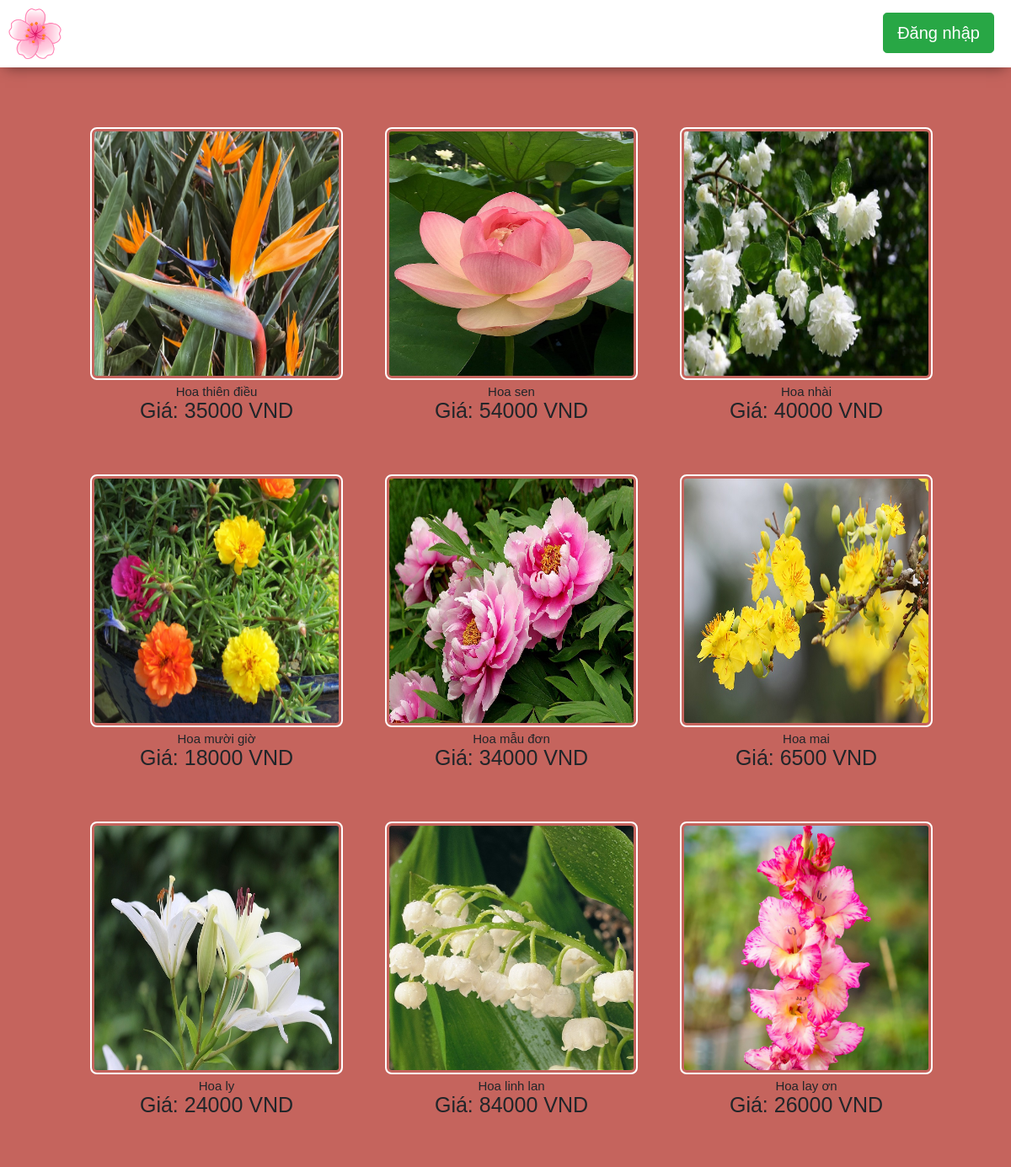
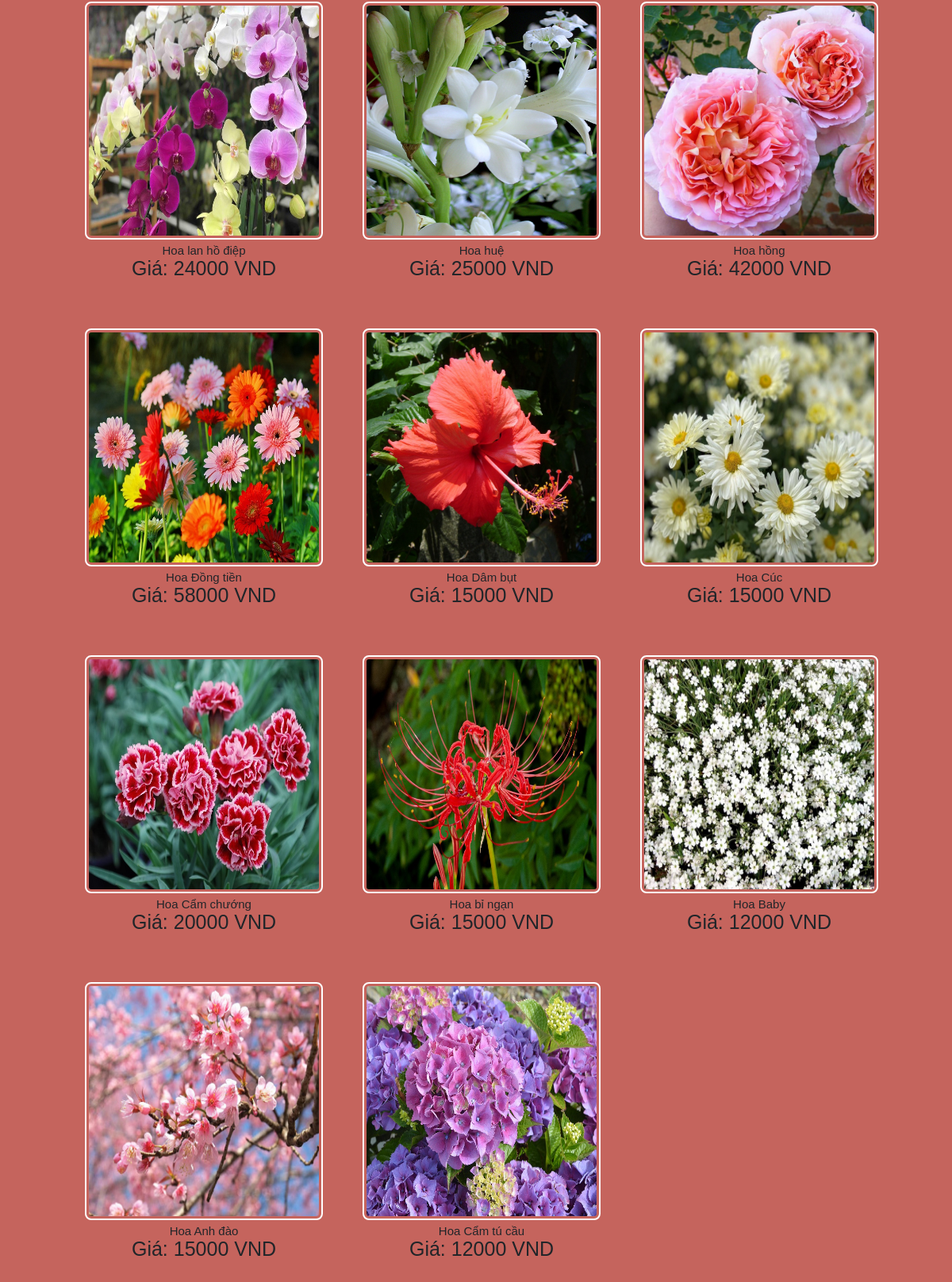
The page / on the database its author committed (2 pictures, top to bottom).
### tables this page shows
CREATE TABLE `products` (
  `id` int(11) NOT NULL,
  `pName` varchar(100) NOT NULL,
  `price` int(11) NOT NULL,
  `description` text NOT NULL,
  `available` int(11) NOT NULL,
  `category` varchar(100) NOT NULL,
  `picture` text NOT NULL
);

### index.php (the view, shortened to what this page needs)
<?php include ( "./inc/connect.inc.php" ); ?>
<?php
if (!isset($_SESSION['user_login'])) {
	$user = "";
}
else {
	$user = $_SESSION['user_login'];
	$result = mysqli_query($conn, "SELECT * FROM user WHERE id='$user'");
		$get_user_email = mysqli_fetch_assoc($result);
			$uname_db = $get_user_email['firstName'];
}
?>
<!DOCTYPE html>
<html>
<head>
	<link rel="stylesheet" type="text/css" href="./css/style0.css">
</head>
<body>
	<?php include ("navbar.php" ); ?>
	<div style="padding: 30px ; padding-left:70px; font-size: 25px; margin: 0 auto; display: table; width: 98%;">
		<div>
		<?php
			$getposts = mysqli_query($conn, "SELECT * FROM products WHERE available >='1' ORDER BY id DESC LIMIT 50") or die(mysqli_error($conn));
					if (mysqli_num_rows($getposts)) {
					echo '<ul id="recs">';
					while ($row = mysqli_fetch_assoc($getposts)) {
						$id = $row['id'];
						$pName = $row['pName'];
						$price = $row['price'];
						$picture = $row['picture'];
						echo '
							<ul style="float: left;">
								<li style="float: left; padding: 25px;">
									<div class="home-prodlist-img"><a href="view_product.php?pid='.$id.'">
										<img src="./image/product/'.$picture.'" class="home-prodlist-imgi">
										</a>
										<div class="info1" style="text-align: center; padding: 0 0 6px 0;"> <span style="font-size: 15px;">'.$pName.'</span><br>Giá: '.$price.' VND</div>
									</div>
								</li>
							</ul>
						';
						}
				}
		?>
		</div>
	</div>
</body>
</html>

### inc/connect.inc.php (shortened to what this page needs)
<link rel="stylesheet" href="https://cdnjs.cloudflare.com/ajax/libs/font-awesome/6.0.0-beta2/css/all.min.css"/>
<link rel="stylesheet" href="https://maxcdn.bootstrapcdn.com/bootstrap/4.0.0/css/bootstrap.min.css">

### navbar.php (shortened to what this page needs)
<div class="nav-main">
	<div class="nav-logo">
        <a href="index.php">
            <img src="./image/ebuybdlogo.png" style="height: 100%;">
        </a>
    </div>
    <div class="nav-right">
		<?php
		if ($user != ""){
			echo '
				<div style="top: 15px; position: absolute; right: 20px;">
					<div class="nav-name" style="display: inline-block;">
						<a style="text-decoration: underline;color: #007bff; font-size:1.5rem;" href="profile.php?uid='.$user.'">'.$uname_db.'</a>
					</div>
					<div class="nav-logout btn btn-danger btn-lg">
						<a style="text-decoration: none;color: white;" href="logout.php">Đăng xuất</a>
					</div>
				</div>
				';
		}
		else {
			echo '<div class="nav-logout btn btn-success btn-lg" style="top: 5px; position: absolute; right: 20px;">
					<a style="text-decoration: none;color: white;" href="login.php">Đăng nhập</a>
				</div>';
		}
		?>
    </div>
</div>

### css/style0.css (style rules this page uses)
:root { margin: 0; padding: 0; border: 0; font: inherit; vertical-align: baseline; box-sizing: border-box; }
body { line-height: normal; }
ol, ul { list-style: none; }
* { margin: 0px; padding: 0px; }
body, button, input, label, select, td, textarea { font-family: Arial, Helvetica, tahoma,verdana,arial,sans-serif; font-size: 12px; }
body { width: 100%; position: relative; background-color: #ffffff; min-width: 1080px; }
.home-prodlist-imgi { height: 350px; width: 300px; padding: 2px; border: 1px solid #847b7b; border-radius: 8px; }

### index.php (style rules this page uses)
.home-prodlist-imgi { height: 300px; width: 300px; padding: 3px; border: 2px solid white; border-radius: 8px; }
.info1 { margin: 5px; }

### navbar.php (style rules this page uses)
body { background-color: #c5645d; }
.nav-main { overflow: hidden; background-color: #fff; width: 100%; height: 80px; margin: auto; box-shadow: 0px 6px 16px -6px rgb(1 1 1 / 50%); transition: 0.5s; font-family: sans-serif; }
.btn-success { margin-top: 10px; }

### rows shown on the page
products: picture (picture), pName "Hoa thiên điều", price "35000"
products: picture (picture), pName "Hoa sen", price "54000"
products: picture (picture), pName "Hoa nhài", price "40000"
products: picture (picture), pName "Hoa mười giờ", price "18000"
products: picture (picture), pName "Hoa mẫu đơn", price "34000"
products: picture (picture), pName "Hoa mai", price "6500"
products: picture (picture), pName "Hoa ly", price "24000"
products: picture (picture), pName "Hoa linh lan", price "84000"
products: picture (picture), pName "Hoa lay ơn", price "26000"
products: picture (picture), pName "Hoa lan hồ điệp", price "24000"
products: picture (picture), pName "Hoa huệ", price "25000"
products: picture (picture), pName "Hoa hồng", price "42000"
products: picture (picture), pName "Hoa Đồng tiền", price "58000"
products: picture (picture), pName "Hoa Dâm bụt", price "15000"
products: picture (picture), pName "Hoa Cúc", price "15000"
products: picture (picture), pName "Hoa Cẩm chướng", price "20000"
products: picture (picture), pName "Hoa bỉ ngạn", price "15000"
products: picture (picture), pName "Hoa Baby", price "12000"
products: picture (picture), pName "Hoa Anh đào", price "15000"
products: picture (picture), pName "Hoa Cẩm tú cầu", price "12000"
